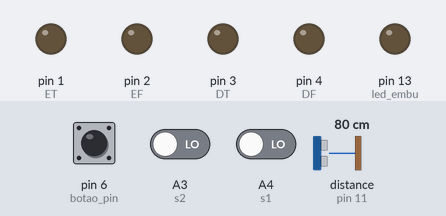
A sketch run on a simulated Arduino Uno, built with avr-gcc and run on an emulated ATmega328P. Parts: output pins drawn as LEDs (lit = HIGH). Dashed ring = blinking. The inputs (shaded band) are chosen by the test bench; at power-on: pin 6 (botao_pin) HIGH, A3 (s2) LOW, A4 (s1) LOW, distance to the obstacle (sensor on pin 11) 80 cm. The echo pulse lasts 58.3 µs per cm; pins used as bus, display or sensor lines are not drawn.

Above: at 1.2 s.
1.3 s: pin 6 (botao_pin) pulled LOW for 0.15 s
At 1.8 s:
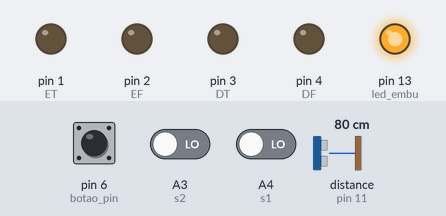
At 21.46 s:
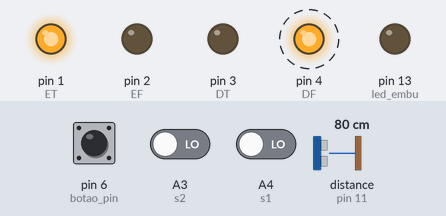
Timing chart, 0 to 23.1 s (numbered marks = the images above; inputs shaded):
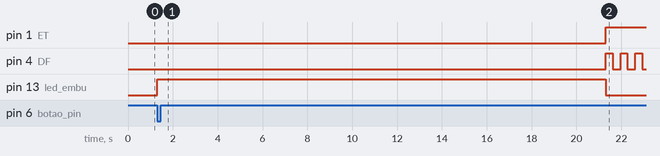

The sketch:

codigo-sumo-gui-atualizado-final.ino
```cpp
//////////////////////////////////////
//Codigo feito por Guilherme Sousa  //
//Data 07/08/2024                   //
//projeto carrinho sumo arduino 2.0 //
//////////////////////////////////////

#include <Ultrasonic.h>
//definindo variaveis

  //Motores (4 motores)

  #define ET 1 //Motor esquerdo para carrinho andar para tras
  #define EF 2 //motor esquerdo para carrinho andar para frente
  #define DT 3 //Motor direito para carrinho andar para tras
  #define DF 4 //Motor direito para carrinho andar para tras
  //#define VE 7 //Velocidade do motor esquerdo
  //#define VD 9 //Velocidade do motor direito

  //Ultrassonico 1
  #define trig 10 //entrada trig entrada de dados
  #define echo 11//saida echo saida de dados

  //Sensores de linha
  #define s1 A4 //sensor da frente do carrinho
  #define s2 A3 //sensor de tras do carrinho

  #define branco  0
  #define preto  1

  //Definição dos pinos para o botão de ativação e led embutido
  #define botao_pin 6
  #define led_embu 13

  //Tempo inicial para começo de combate 20 segundos = 20000 mili
  #define delay_inicial 20000

  //Variaveis para controlar os modos de detecção e combate
  bool modoEspera = false;
  bool combateOn = false;
  unsigned long timeStart;
  unsigned long correndoMillis;

  //Variaveis para gerenciar o estado do botao com debouncing
  bool ultEstadoBotao = HIGH; //ultimo estado do botao
  bool botaoAtual = HIGH; //estado do botao atual
  unsigned long ultMudancaBotao = 0;//Ultima vez que o botao foi alterado
  unsigned long atrasoDebouncing = 50; //atraso para debouncing


void setup() {
  //configuração inicial dos pinos para ser executado somente uma vez
  pinMode(ET, OUTPUT);
  pinMode(EF, OUTPUT);
  pinMode(DT, OUTPUT);
  pinMode(DF, OUTPUT);
  //pinMode(VE, OUTPUT); //controla a velocidade dos motores A da Ponte H
  //pinMode(VD, OUTPUT); //controla a velocidade dos motores B da ponte H

  //configuração dos pinos do sensor ultrassonico
  pinMode(trig, OUTPUT);
  pinMode(echo, INPUT);

  //configuração dos sensores de linha
  pinMode(s1, INPUT);//sensor frente
  pinMode(s2, INPUT);//sensor tras

  //configuração do botão e led embutido
  pinMode(botao_pin, INPUT_PULLUP);
  pinMode(led_embu, OUTPUT);

  //inicialização do led embutido
  digitalWrite(led_embu, LOW);//inicialmente apagado


}
/*void controle(){
  //se o sensor da frente achar a borda e não o carrinho
  if(digitalRead(s1) == 0 && digitalRead()){

  }
}
*/
void loop() {
  //leitura do botao com debouncing
  int lendo = digitalRead(botao_pin);

  if(lendo != ultEstadoBotao ){
    ultEstadoBotao = millis();//reseta o tempo de debounce

  }

  if((millis() - ultEstadoBotao ) > atrasoDebouncing){
    if(lendo != botaoAtual){
      botaoAtual = lendo;

      //alterna o estado de combate se o botao foi pressionado
      if(botaoAtual == LOW){
        combateOn = !combateOn;

        if(combateOn){
          //inicia a contagem de 20 segundos
          timeStart = millis();
          modoEspera = true; //entra no modo procura depois dos 20 segundos
          digitalWrite(led_embu, HIGH);//acende o led embutido para indicar o inicio

        }

      }

    }

  }

  ultEstadoBotao = lendo;

  //modo de combate
  if(combateOn && modoEspera){
    //verifica se já passou o tempo de espera de 20 segundos
    correndoMillis = millis();

    if(correndoMillis - timeStart >= delay_inicial){
      //desliga o led embutido e entra em modo combate
      digitalWrite(led_embu, LOW);

      //envia o pulso ultrassonico
      digitalWrite(trig, LOW);
      delayMicroseconds(2);
      digitalWrite(trig, HIGH);
      delayMicroseconds(10);
      digitalWrite(trig, LOW);

      //mede o tempo de retorno do eco
      long duration = pulseIn(echo, HIGH);

      //calcula a distancia e cm
      long distance = duration * 0.034/2;

      //se a distancia for menor ou igual a 20 cm, o robo deve avançar
      if(distance > 20 && digitalRead(s1) == 0 && digitalRead(s2) == 0){
        //procurando oponente, indo para frente nessas primeiras 4 linhas
        //após isso, ele vai virar a direita, ir reto e virar a direita até achar o oponente

        digitalWrite(ET, HIGH);
        digitalWrite(EF, LOW);
        digitalWrite(DT, LOW);
        digitalWrite(DF, HIGH);
        //analogWrite(VE, 200); //velocidade media para detectar
        //analogWrite(VD, 200);//velocidade media para detectar
        delay(300);
        digitalWrite(ET, HIGH);
        digitalWrite(EF, LOW);
        digitalWrite(DT, LOW);
        digitalWrite(DF, LOW);
        //analogWrite(VE, 200); //velocidade maxima dos motores A da ponte H
        //analogWrite(VD, 200);//velocidade maxima dos motores B da ponte H
        delay(300);


      }

      //se caso encontrar algo na sua frente
      if(distance < 20 && distance > 0 && digitalRead(s1) == 0 && digitalRead(s2) == 0){
        while(digitalRead(s1) == 0) { //prende na condição até o sensor encontrar a borda da arena "branca"

        digitalWrite(ET, HIGH);//motor esquerdo para dar ré no carrinho
        digitalWrite(EF, LOW);//motor esquerdo para ir para frente (LIGADO)
        digitalWrite(DT, LOW);//motor direito para dar ré no carrinho
        digitalWrite(DF, HIGH);//motor direito para ir para frente (LIGADO)
        //analogWrite(VE, 255);//velocidade maxima do motor
        //analogWrite(VD, 255);//velocidade maxima do motor é para acabar com esse jão...
        }

      }
      //se caso encontre a borda e não o oponente
      if(digitalRead(s1) == 1 && digitalRead(s2) == 0){
        //sensor da frente encontrou a borda
        //quero que ele de meia volta e ative o modoEspera
        digitalWrite(ET, LOW);//motor esquerdo para dar ré no carrinho (LIGADO)
        digitalWrite(EF, HIGH);//motor esquerdo para ir para frente
        digitalWrite(DT, HIGH);//motor direito para dar ré no carrinho (LIGADO)
        digitalWrite(DF, LOW);//motor direito para ir para frente
        delay(700);
        /*digitalWrite(ET, LOW);//motor esquerdo para dar ré no carrinho
        digitalWrite(EF, HIGH);//motor esquerdo para ir para frente
        digitalWrite(DT, HIGH);//motor direito para dar ré no carrinho quero que deixe ligado para ver se ele vira mais rapido, na teoria funcionaria como um 4x4
        digitalWrite(DF, LOW);//motor direito para ir para frente
        delay(300);
        */

      }
    }
    delay(50);//para evitar leituras rapidas
  }

}

  /*void paraMotores(){
    digitalWrite(ET, LOW);
    digitalWrite(EF, LOW);
    digitalWrite(DT, LOW);
    digitalWrite(DF, LOW);
    analogWrite(VE, 0);
    analogWrite(VD, 0);


  }*/
```

funcionamento.c
```cpp
//Este arquivo será utilizado para a formação do codigo em C
```

Measured:
- after the input at 1.3 s, pin 1 (ET): LOW → HIGH after 20.0 s; pin 4 (DF): alternates HIGH for 0.30 s and LOW for 0.36 s, starting after 20.0 s; pin 13 (led_embu): LOW → HIGH at once, → LOW 20.0 s later
